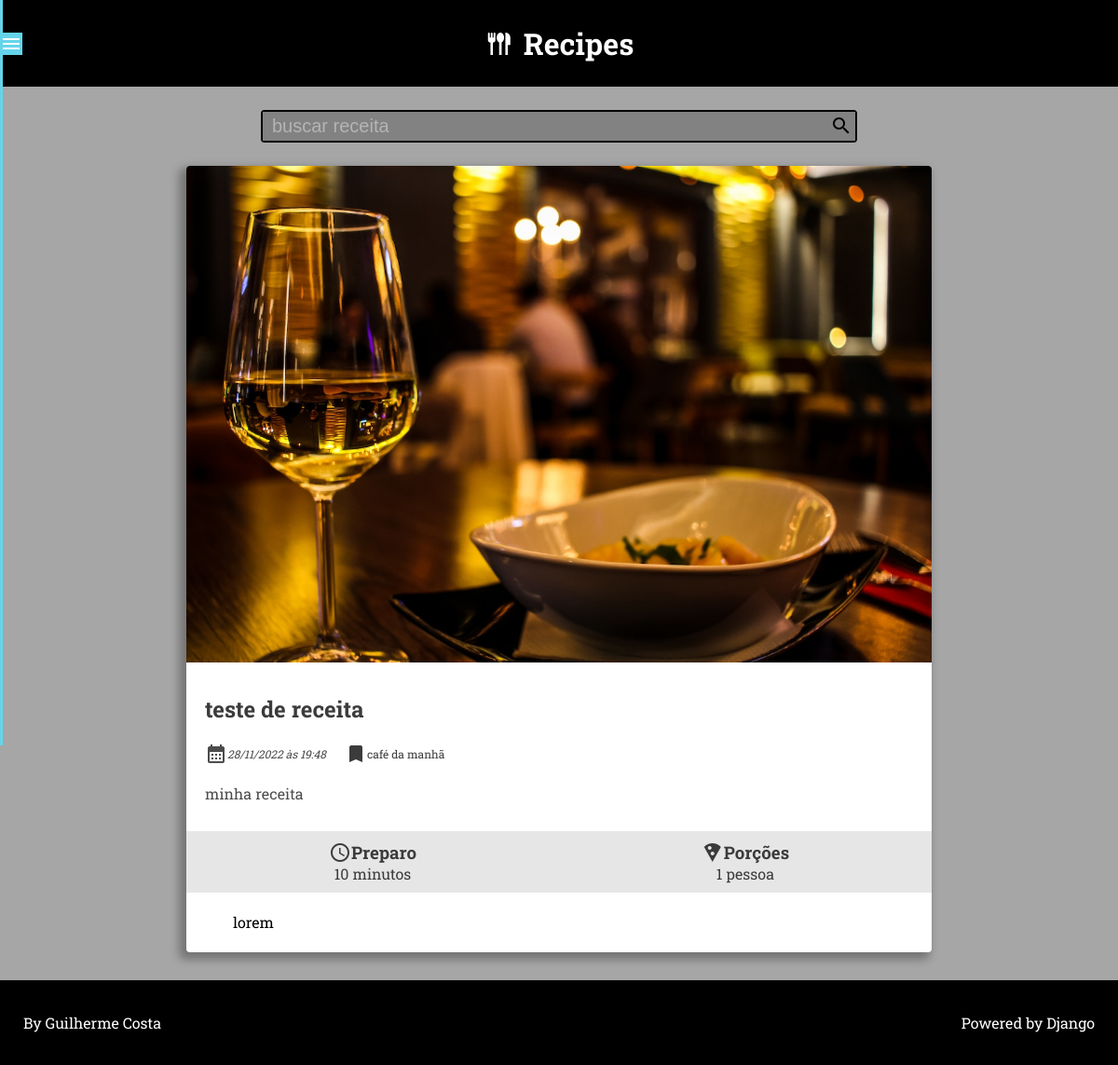
Before: /recipe/8/ with the older database file.
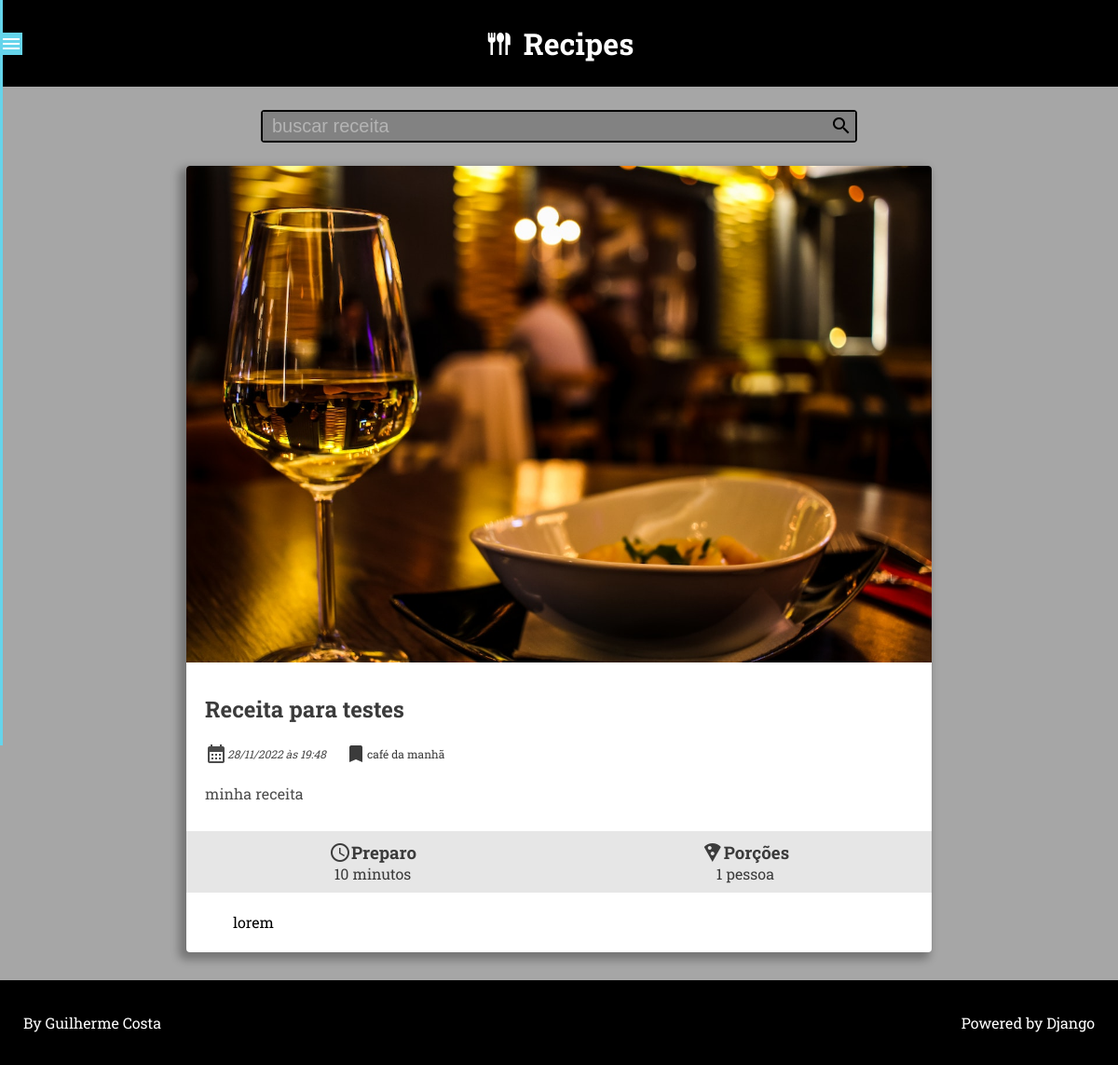
After: the same page with the newer database file.
### recipes/models.py (models this page shows, shortened)
class Recipe(models.Model):
    title = models.CharField(max_length=65,)
    description = models.CharField(max_length=165,)
    slug = models.SlugField(max_length=65, unique=True)
    preparation_time = models.IntegerField()
    preparation_time_unit = models.CharField(max_length=165,)
    servings = models.IntegerField()
    servings_unit = models.CharField(max_length=65,)
    preparation_steps = models.TextField()
    preparation_steps_is_html = models.BooleanField(default=False)
    created_at = models.DateTimeField(auto_now_add=True)
    updated_at = models.DateTimeField(auto_now=True)
    is_published = models.BooleanField(default=False)
    cover = models.ImageField(upload_to='recipes/covers/%Y/%m/%d/',
                              blank=True,
                              default='',
                              )
    category = models.ForeignKey(Category,
                                 on_delete=models.SET_NULL,
                                 null=True,
                                 blank=True,
                                 default=None,
                                 )
    author = models.ForeignKey(User,
                               on_delete=models.SET_NULL,
                               null=True,
                               blank=True,
                               default=None,
                               )

class Category(models.Model):
    name = models.CharField(max_length=65,
                            verbose_name='Nome',
                            )

### recipes/views.py (the view)
# urls.py: path('recipe/<int:id>/', views.recipe, name='recipe'),
def recipe(request, id) -> render:
    recipe: list = get_object_or_404(Recipe,
                                     pk=id,
                                     is_published=True,
                                     )
    return render(request, 'recipes/pages/recipe-view.html', context={
        'recipe_details': True,
        'recipe_description': True,
        'title_recipe': f"{recipe.title}",
        'recipe': recipe,
    })

### recipes/templates/recipes/pages/recipe-view.html (shortened to what this page needs)
{% extends 'global/base.html' %}
{% block content %}
<div class="main-content main-content-list">
    {% include "recipes/partials/individual-recipe-view.html" %}
</div>
{% endblock content %}

### recipes/templates/recipes/partials/_details-recipe.html (shortened to what this page needs)
{% if recipe.cover %}
    <a href="{% url 'recipes:recipe' recipe.id %}">
        <img class="card-image" src="{{ recipe.cover.url }}" alt="temp image">
    </a>
{% endif %}
<section class="box-card-info">
    <a href="{% url 'recipes:recipe' recipe.id %}">
        <h2 class="card-title">{{ recipe.title }}</h2>
    </a>
    <div class="card-details">
        <div>
            <span class="material-icons card-calendar-icon">&#xebcc</span>
            <span class="card-date">{{ recipe.created_at|date:"d/m/Y" }} às {{ recipe.created_at|date:"H:i" }}</span>
        </div>
        {% if recipe.category.id %}
            <div>
                <a href="{% url 'recipes:category' recipe.category.id %}" class="flex-details">
                    <span class="material-icons">bookmark</span>
                    <span class="card-group">{{ recipe.category.name }}</span>
                </a>
            </div>
        {% endif %}
        <div class="prev-text-card">
            <p>{{ recipe.description }}</p>
        </div>
    </div>
</section>
<section class="box-card-preparation">
    <div class="card-time-preparation">
        <h3><span class="material-icons">&#xe8b5</span>Preparo</h3>
        <p>{{ recipe.preparation_time }} {{ recipe.preparation_time_unit }}</p>
    </div>
    <div class="card-portion">
        <h3><span class="material-icons">&#xe552</span>Porções</h3>
        <p>{{ recipe.servings }} {{ recipe.servings_unit }}</p>
    </div>
</section>
{% if recipe_description %}
    <div class="card-preparation-steps">
        {% if recipe.preparation_steps_is_html %}
            {{ recipe.preparation_steps|safe }}
        {% else %}
            {{ recipe.preparation_steps }}
        {% endif %}
    </div>
{% endif %}

Changed rows visible on the page:
changed Recipe "minha receita": title "teste de receita" → "Receita para testes"
